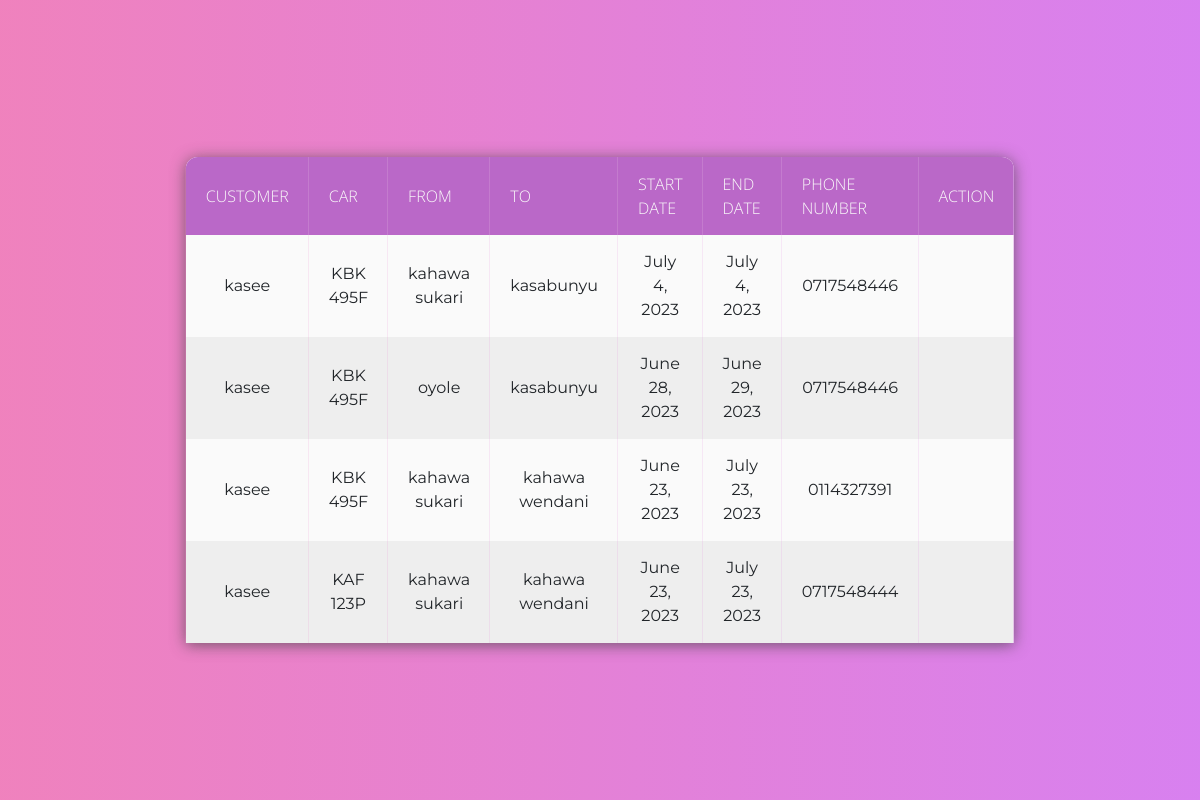
/Owner/owner_rental_requests/ (signed in), run on the app's committed database.
### Hire/models.py (models this page shows)
class Hire(models.Model):
    customer = models.ForeignKey(User, on_delete=models.CASCADE)
    car = models.ForeignKey(Car, on_delete=models.CASCADE, null=True)
    from_destination = models.CharField(max_length=20, null="True", validators=[
        RegexValidator("^([a-zA-Z])[a-zA-Z'\d ]+$", message='Must be a valid name of a place')])
    to_destination = models.CharField(max_length=20, null=True, validators=[
        RegexValidator("^([a-zA-Z])[a-zA-Z'\d ]+$", message='Must be a valid name of a place')])
    start_date = models.DateField(
        validators=[MinValueValidator(datetime.date.today(), "Start date can not be less than today")])
    end_date = models.DateField(
        validators=[MinValueValidator(datetime.date.today(), "End date can not be less than today")])
    phone_no = models.CharField(max_length=20, null="True",
                                validators=[RegexValidator('^(0)([127])(\d){8}$', message='Invalid phone numbers')])
    is_approved = models.BooleanField(default=False)
    is_rejected = models.BooleanField(default=False)

### accounts/models.py (models this page shows)
class User(AbstractUser):
    name = models.CharField(max_length=200, null=True) #attribute name defined
    email = models.EmailField(unique=True,null=True)

### Owner/models.py (models this page shows, shortened)
class Car(models.Model):
    owner = models.ForeignKey(User, null=True, on_delete=models.CASCADE)
    reg_no = models.CharField(max_length=20, unique=True, validators=[
        RegexValidator('^(K)([ABCDEFGHJKLMNPQRSTUVWXYZ]){2}( ){1}(\d){3}([ABCDEFGHJKLMNPQRSTUVWXYZ])$',
                       message="Invalid Number Plate")])
    image = models.ImageField(upload_to='car_images/')
    description = models.TextField(null=True, blank=True)
    phone_no = models.CharField(max_length=20, unique=True,
                                validators=[RegexValidator('^(0)([127])(\d){8}$', message='Invalid phone numbers')])
    updated = models.DateTimeField(auto_now = True , null=True)
    created = models.DateTimeField(auto_now_add=True, null= True)
    class Meta:
       ordering = ['-updated', '-created']  # Order by updated field in descending order and then by created field in descending order

### Owner/views.py (the view)
# urls.py: path('owner_rental_requests/', views.owner_notification, name='owner_notification'),
def owner_notification(request):
    user = request.user
    owned_cars = Car.objects.filter(owner=user)
    pending_hires = Hire.objects.filter(car__in=owned_cars, is_approved=False, is_rejected=False).order_by('-id')
    current_date = date.today()  # Get the current date
    for hire in pending_hires:
        hire.is_start_date_valid = hire.start_date >= current_date
    notification_count = pending_hires.count()
    return render(request, 'Owner/owner_notification.html', {
        'pending_hires': pending_hires,
        'notification_count': notification_count,
        'current_date': current_date,
    })

### Owner/templates/Owner/owner_notification.html (shortened to what this page needs)
{% load static %}
{% load static %}
<!DOCTYPE html>
{% load static %}
<html lang="en">
<head>
    <link rel="stylesheet" href="{% static 'styles/tables.css'%}">
    <link href="https://cdn.jsdelivr.net/npm/bootstrap@5.3.0-alpha3/dist/css/bootstrap.min.css" rel="stylesheet">
</head>
<body>
    <div class="filter"></div>
    <table>
        <thead>
            <tr>
                <th>Customer</th>
                <th>Car</th>
                <th>From</th>
                <th>To</th>
                <th>Start Date</th>
                <th>End Date</th>
                <th>Phone Number</th>
                <th>Action</th>
            </tr>
        </thead>
        <tbody>
            {% for hire in pending_hires %}
            <tr>
                <td>{{ hire.customer.username }}</td>
                <td>{{ hire.car.reg_no }}</td>
                <td>{{ hire.from_destination }}</td>
                <td>{{ hire.to_destination }}</td>
                <td>{{ hire.start_date }}</td>
                <td>{{ hire.end_date }}</td>
                <td>{{ hire.phone_no }}</td>
               <td>
              </td>
            </tr>
            {% endfor %}
        </tbody>
    </table>
</body>
</html>

### static/styles/tables.css (style rules this page uses)
* { margin:0; padding: 0; outline: 0; }
.filter { position: absolute; left: 0; top: 0; bottom: 0; right: 0; z-index: 1; background: rgb(233,76,161); background: -moz-linear-gradient(90deg, rgba(233,76,161,1) 0%, rgba(199,74,233,1) 100%); background: -webkit-linear-gradient(90deg, rgba(233,76,161,1) 0%, rgba(199,74,233,1) 100%); background: linear-gradient(90deg, rgba(233,76,161,1) 0%, rgba(199,74,233,1) 100%); filter: progid:DXImageTransform.Microsoft.gradient(startColorstr="#e94ca1",endColorstr="#c74ae9",GradientType=1); opacity: .7; }
table { position: absolute; z-index: 2; left: 50%; top: 50%; transform: translate(-50%,-50%); width: 60%; border-collapse: collapse; border-spacing: 0; box-shadow: 0 2px 15px rgba(64,64,64,.7); border-radius: 12px 12px 0 0; overflow: hidden; }
td , th { padding: 15px 20px; text-align: center; }
th { background-color: #ba68c8; color: #fafafa; font-family: 'Open Sans',Sans-serif; font-weight: 200; text-transform: uppercase; }
tr { width: 100%; background-color: #fafafa; font-family: 'Montserrat', sans-serif; }
tr:nth-child(even) { background-color: #eeeeee; }

### data on the page
Hire: customer.username "kasee", car.reg_no "KBK 495F", from_destination "kahawa sukari", to_destination "kasabunyu", start_date "July 4, 2023", end_date "July 4, 2023", phone_no "0717548446"
Hire: customer.username "kasee", car.reg_no "KBK 495F", from_destination "oyole", to_destination "kasabunyu", start_date "June 28, 2023", end_date "June 29, 2023", phone_no "0717548446"
Hire: customer.username "kasee", car.reg_no "KBK 495F", from_destination "kahawa sukari", to_destination "kahawa wendani", start_date "June 23, 2023", end_date "July 23, 2023", phone_no "0114327391"
Hire: customer.username "kasee", car.reg_no "KAF 123P", from_destination "kahawa sukari", to_destination "kahawa wendani", start_date "June 23, 2023", end_date "July 23, 2023", phone_no "0717548444"
